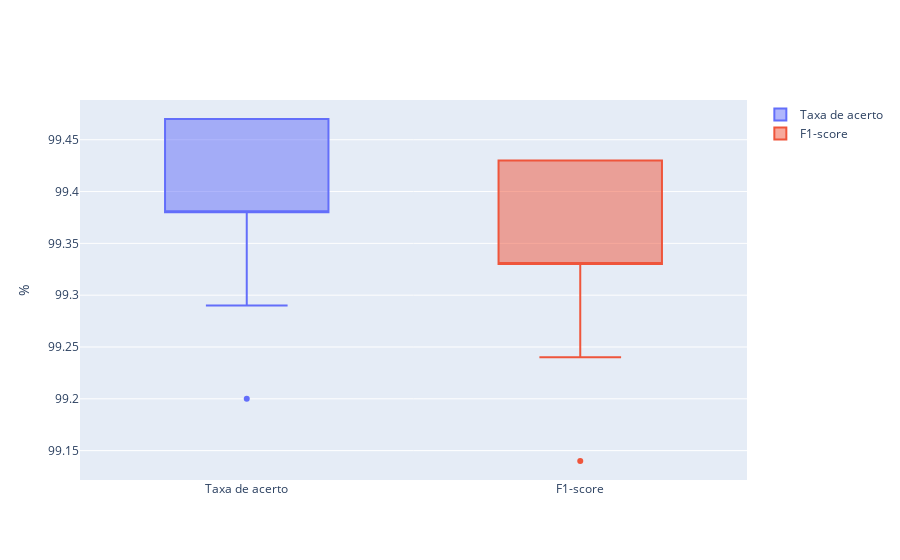

The code cell stored with this chart in its notebook:
### Code cell
df = pd.DataFrame([accs, f1s]).T
df.columns = ["Taxa de acerto", "F1-score"]

fig = go.Figure()

fig.add_trace(go.Box(y=df["Taxa de acerto"], name="Taxa de acerto"))
fig.add_trace(go.Box(y=df["F1-score"], name="F1-score"))
fig.update_layout(yaxis_title="%")
fig.show()

### Figure 1 — Plotly figure (JSON) as saved in the notebook; plotly's stock layout.template omitted (floating-point values rounded to 4 significant figures)
{"data": [{"name": "Taxa de acerto", "type": "box", "y": [99.47, 99.47, 99.29, 99.38, 99.38, 99.47, 99.29, 99.38, 99.38, 99.47, 99.29, 99.38, 99.38, 99.47, 99.47, 99.38, 99.47, 99.47, 99.47, 99.29, 99.38, 99.38, 99.38, 99.29, 99.47, 99.47, 99.47, 99.47, 99.47, 99.2]}, {"name": "F1-score", "type": "box", "y": [99.43, 99.43, 99.24, 99.33, 99.33, 99.43, 99.24, 99.33, 99.33, 99.43, 99.24, 99.33, 99.33, 99.43, 99.43, 99.33, 99.43, 99.43, 99.43, 99.24, 99.33, 99.33, 99.33, 99.24, 99.43, 99.43, 99.43, 99.43, 99.43, 99.14]}], "layout": {"yaxis": {"title": {"text": "%"}}}}
